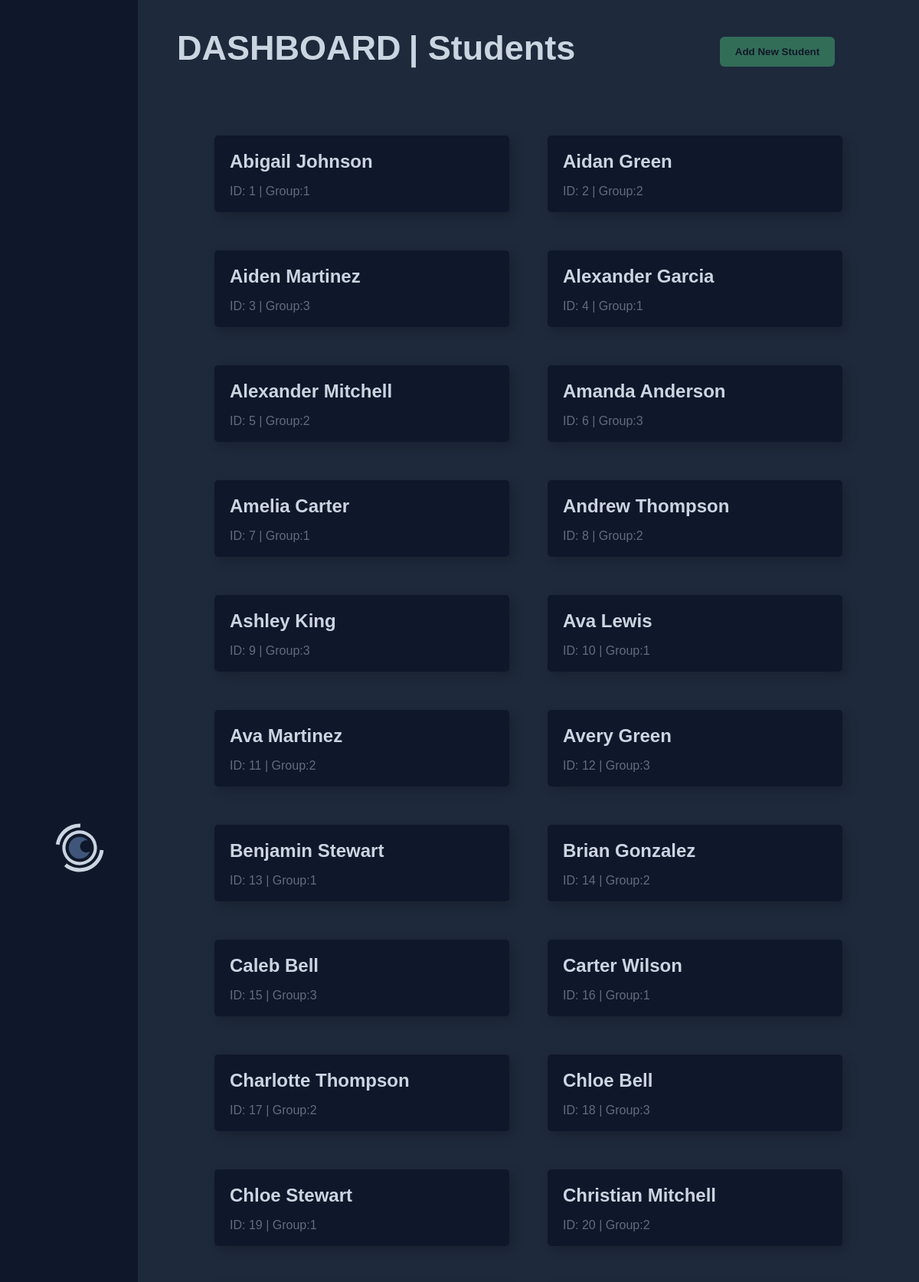
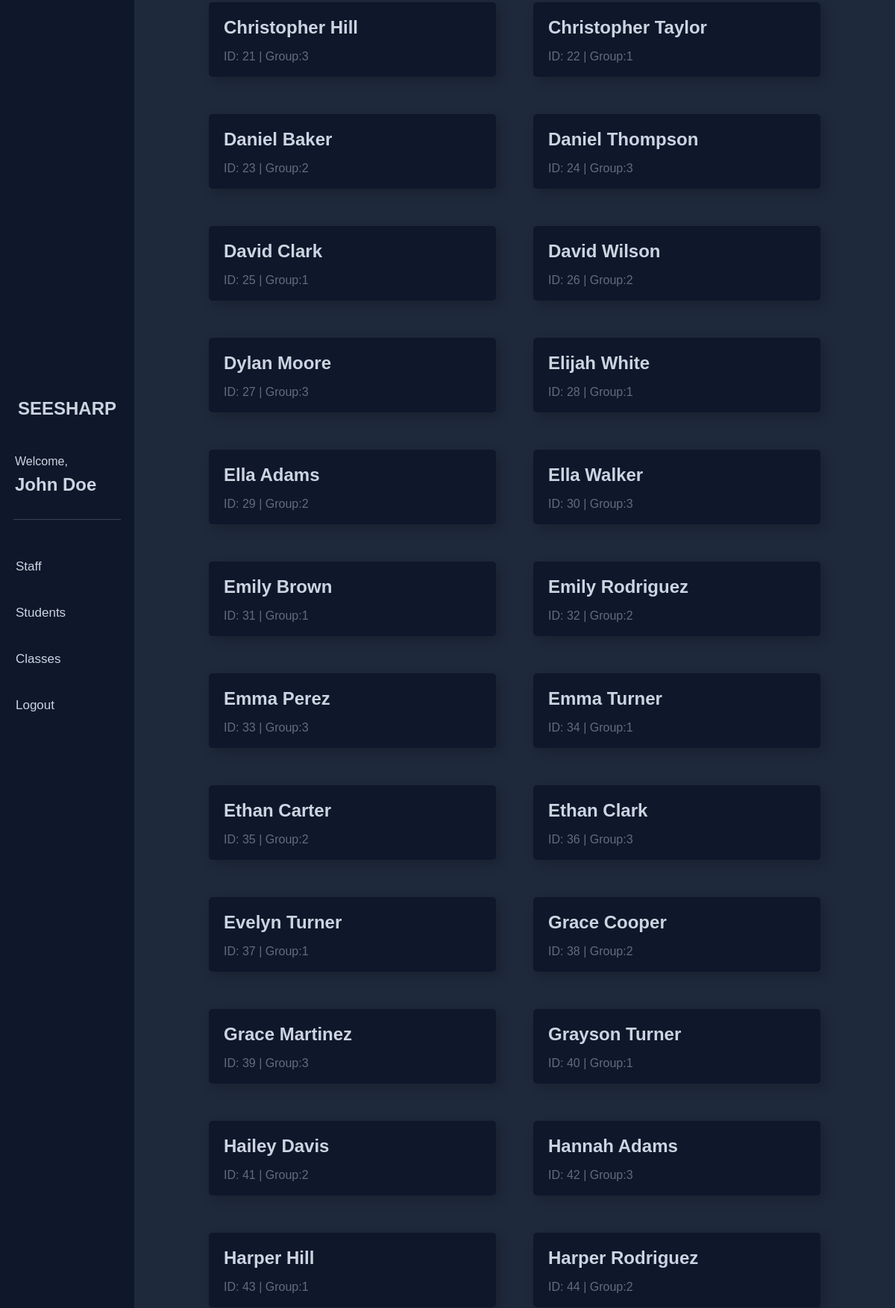
Page /admin/student (signed in, upper part) on the committed database (2 pictures, top to bottom).
### website/models.py (models this page shows, shortened)
class Staff(db.Model,UserMixin):
    staff_id = db.Column(db.Integer,primary_key=True)
    name = db.Column(db.String(150))
    email = db.Column(db.String(150),unique=True)
    password = db.Column(db.String(150))
    group = db.Column(db.Integer)

class Students(db.Model):
    student_id = db.Column(db.Integer,primary_key=True)
    name = db.Column(db.String(150))
    group = db.Column(db.Integer)

### website/auth.py (the view)
@auth.route('admin/student',methods=['GET','POST'])
@login_required
def adminStudent():
    students = Students.query.all()
    if request.method == 'POST':
        query = request.form['query']
        students = Students.query.filter(Students.name.contains(query)).all()
    return render_template("admin_student.html",students=students,user=current_user)

### website/templates/admin_student.html (shortened to what this page needs)
{% extends 'admin.html' %} {% block staff_section %}
<div class="right_container_head">
  <h1>DASHBOARD </h1>
  <h2 class="sub-heading">| Students</h2>
  <div class="searchbar_container">
  </div>
  <button type="submit" class="sign" onclick="toAddNewStudent()">Add New Student</button>
  </div>
<div class="grid-container">
  {% if students %} {% for student in students %}
  <div class="card">
    <h2>{{ student.name }}</h2>
    <p>ID: {{ student.student_id }} | Group:{{student.group}}</p>
  </div>
  {% endfor %} {% else %}
  <h2>No Student Found</h2>
  {% endif %}
</div>
{% endblock %}

### website/templates/base_dashboard.html (shortened to what this page needs)
{% extends "base.html" %} {% block title %}Admin{% endblock %} {% block content
%}
<div class="left_container">
  <div class="logo-container" onclick="toHome()">
  </div>
  <h1 class="logo"><a href="/">SEESHARP</a></h1>
  <p>Welcome,<br /></p>
  <p class="name">{{user.name}}</p>
  <div class="line"></div>
  {% block nav_buttons %} {% endblock %}
  <button class="nav_btn logout" id="logout_btn" onclick="toLogout()">
    <span>Logout</span>
  </button>
</div>
<div class="right_container">{% block right_container %}{% block right_container_head %}{% endblock %}{% endblock %}</div>
{% endblock %}

### website/templates/admin_student.html (style rules this page uses)
.sub-heading { color: var(--text_color); text-align: left; margin-left: 1%; font-size: 45px; font-weight: 600; }
.sign { position: absolute; right: 110px; width: 150px; background-color: #326d58; padding: 0.75rem; color: rgba(17, 24, 39, 1); border: none; border-radius: 0.375rem; font-weight: 600; margin-top: 8px; }
.searchbar_container { position: absolute; margin-top: 35px; right: 300px; padding: 2rem; height: 10vh; }
.grid-container { display: grid; grid-template-columns: repeat( auto-fill, minmax(250px, 1fr) ); gap: 50px; padding: 50px 100px 100px 100px; overflow-y: scroll; height: 60vh; }
.card { background-color: #0f172a; display: relative; padding: 20px; border-radius: 5px; box-shadow: 5px 5px 15px rgba(0, 0, 0, 0.2); height: 60px; }
.card h2 { color: #cbd5e1; font-size: 1.5rem; margin: 0; }
.card p { color: #cbd5e172; }

### website/templates/base_dashboard.html (style rules this page uses)
:root { --text_color: #cbd5e1; --bg_color: #1e293b; --secondary_color: #0f172a; }
body { background-color: var(--bg_color); margin: 0; font-family: Arial, Helvetica, sans-serif; }
.logo-container { height: 25%; width: 90%; margin: -10% 0 -40% 13%; padding: 0; display: flex; }
.left_container a { text-decoration: none; color: var(--text_color); }
.left_container { background-color: var(--secondary_color); width: 15%; height: 100vh; }
.left_container h1 { color: var(--text_color); font-size: 1.5rem; text-align: center; margin-top: 0; margin-bottom: 3rem; padding-top: 3rem; }
.left_container p { color: var(--text_color); margin-left: 1.25rem; }
.name { color: var(--text_color); margin-top: -0.5rem; padding: 0%; margin-left: 1.25rem; font-size: 1.5rem; font-weight: 800; }
.nav_btn { display: inline-block; border-radius: 4px; background-color: var(--secondary_color); border: none; color: var(--text_color); text-align: left; font-size: 17px; padding: 16px; width: 90%; transition: all 0.5s; cursor: pointer; margin: 5px; }
.nav_btn span { cursor: pointer; display: inline-block; position: relative; transition: 0.5s; }
.nav_btn span:after { content: "»"; position: absolute; opacity: 0; top: 0; right: -15px; transition: 0.5s; }
.line { height: 1px; width: 80%; background-color: rgba(55, 65, 81, 1); margin: 2rem auto; }
.right_container { background-color: var(--bg_color); width: 85%; height: 100vh; }
.right_container_head { display: flex; flex-direction: row; justify-content:flex-start; align-items:center; }
.right_container h1 { color: var(--text_color); text-align: left; margin-left: 5%; font-size: 45px; font-weight: 600; }

### rows in the picture
Staff: name "John Doe"
Students: name "Abigail Johnson", student_id "1", group "1"
Students: name "Aidan Green", student_id "2", group "2"
Students: name "Aiden Martinez", student_id "3", group "3"
Students: name "Alexander Garcia", student_id "4", group "1"
Students: name "Alexander Mitchell", student_id "5", group "2"
Students: name "Amanda Anderson", student_id "6", group "3"
Students: name "Amelia Carter", student_id "7", group "1"
Students: name "Andrew Thompson", student_id "8", group "2"
Students: name "Ashley King", student_id "9", group "3"
Students: name "Ava Lewis", student_id "10", group "1"
Students: name "Ava Martinez", student_id "11", group "2"
Students: name "Avery Green", student_id "12", group "3"
Students: name "Benjamin Stewart", student_id "13", group "1"
Students: name "Brian Gonzalez", student_id "14", group "2"
Students: name "Caleb Bell", student_id "15", group "3"
Students: name "Carter Wilson", student_id "16", group "1"
Students: name "Charlotte Thompson", student_id "17", group "2"
Students: name "Chloe Bell", student_id "18", group "3"
Students: name "Chloe Stewart", student_id "19", group "1"
Students: name "Christian Mitchell", student_id "20", group "2"
Students: name "Christopher Hill", student_id "21", group "3"
Students: name "Christopher Taylor", student_id "22", group "1"
Students: name "Daniel Baker", student_id "23", group "2"
Students: name "Daniel Thompson", student_id "24", group "3"
Students: name "David Clark", student_id "25", group "1"
Students: name "David Wilson", student_id "26", group "2"
Students: name "Dylan Moore", student_id "27", group "3"
Students: name "Elijah White", student_id "28", group "1"
Students: name "Ella Adams", student_id "29", group "2"
Students: name "Ella Walker", student_id "30", group "3"
Students: name "Emily Brown", student_id "31", group "1"
Students: name "Emily Rodriguez", student_id "32", group "2"
Students: name "Emma Perez", student_id "33", group "3"
Students: name "Emma Turner", student_id "34", group "1"
Students: name "Ethan Carter", student_id "35", group "2"
Students: name "Ethan Clark", student_id "36", group "3"
Students: name "Evelyn Turner", student_id "37", group "1"
Students: name "Grace Cooper", student_id "38", group "2"
Students: name "Grace Martinez", student_id "39", group "3"
Students: name "Grayson Turner", student_id "40", group "1"
Students: name "Hailey Davis", student_id "41", group "2"
Students: name "Hannah Adams", student_id "42", group "3"
Students: name "Harper Hill", student_id "43", group "1"
Students: name "Harper Rodriguez", student_id "44", group "2"
